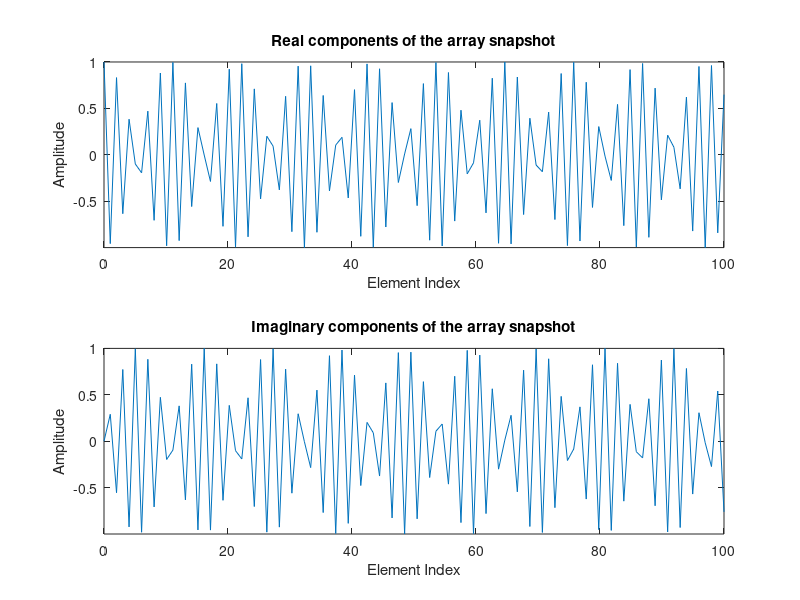
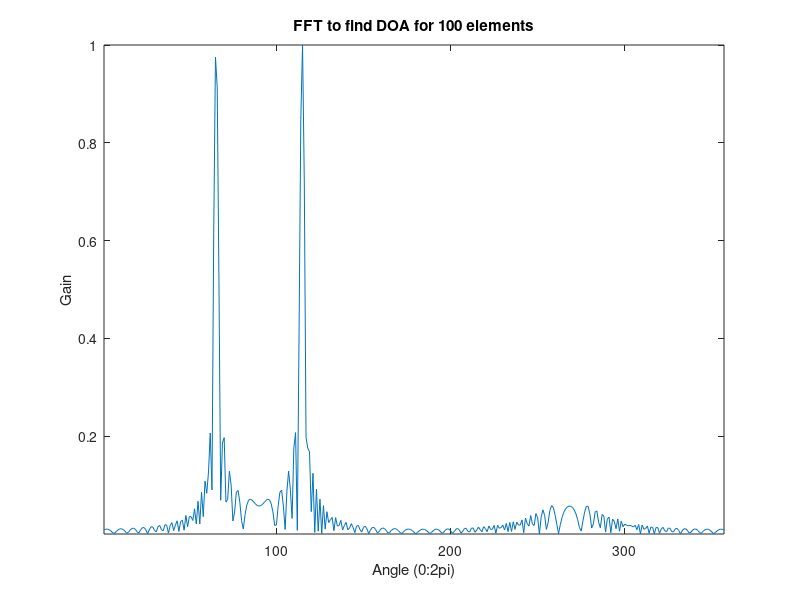
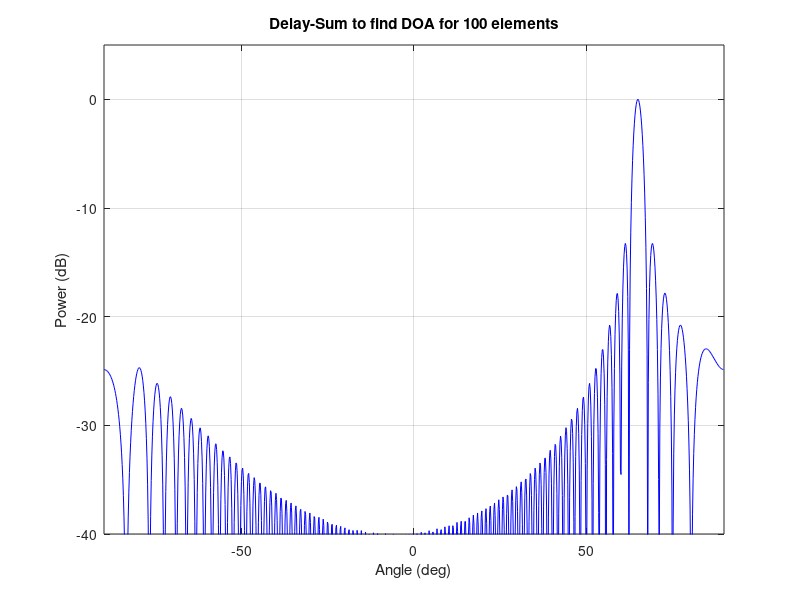
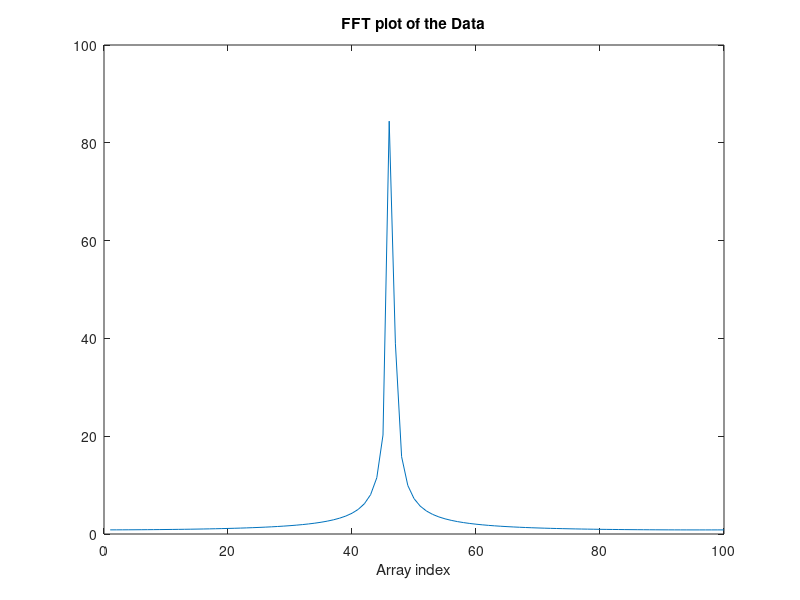

MATLAB code for these plots, in order:
clear all;
close all;
clc;

%% Read the '3.csv' file

data = csvread('3.csv');
real_data = real(data); %read real data
imag_data = imag(data); %read imaginary data
t = linspace(0,100,100);

%% Plot the real and imaginary components of the array snapshot
figure(1);
subplot (2,1,1);
plot(t,real_data);  axis tight;
xlabel('Element Index'); ylabel('Amplitude');
set(gca,'YDir','normal')
title('Real components of the array snapshot');
subplot (2,1,2);
plot(t,imag_data), axis tight;
xlabel('Element Index'); ylabel('Amplitude');
set(gca,'YDir','normal')
title('Imaginary components of the array snapshot');

%% (b) Using FFT to find the direction of arrival (DoA) of the signal from the array snapshot.

f = 2000;
c = 340;
lambda = c/f;      % Incoming Signal Wavelength in (m).
M = data; % Number of Array Elements.
d = lambda/2;    % Element Spacing.
No_of_elements = 100;
n = (1:No_of_elements).'; %ULA
%change the phi as per the source angle
% phi = 46; %source angle
% 
% figure(2);
% K= 100;                          %fft length
% S1= abs(fftshift(fft(M,K))).^2;  %beamformed spectrum
% plot(S1/max(S1));                %plot normalized spectrum
% xlabel('Array index');
% title('Direction of Arrival');


fft_data=fft(data);
figure(8);
plot(abs(fft_data));
xlabel('Array index');
title('FFT plot of the Data')

o = ((46*lambda)/(100*d));
Phi_fft = asind(o);
% figure(10);
% plot(Phi_fft);                %plot normalized spectrum
% xlabel('Array index'); ylabel('Gain');
% title('Direction of Arrival');

% z = exp(1j*2*180*d*K*sin(Phi_fft)/lambda); %steering vector
% figure(11);
% plot(z);


%% Array Pattern
% Define the angle grid.
phi_search = -pi:1.01*pi/180:pi;  %DOAs to search
% phi_search = -pi/2:1*pi/180:pi/2;  %DOAs to search
S2 = zeros(1,length(phi_search)); %preallocate array pattern
for i = 1:length(phi_search)
    v = exp(1j*2*pi*d*n*sin(phi_search(i))/lambda); %steering vector
    S2(i) = abs(M*v);                %spectrum
end
figure(3);
plot(S2/max(S2)); axis tight;         %plot normalized spectrum
xlabel('Angle (0:2pi)')
ylabel('Gain')
set(gca,'YDir','normal')
title('FFT to find DOA for 100 elements');

%% Use the Delay-Sum method to find the direction of arrival (DoA) of the signal from the array snapshot.

phi_taskb = 65;
N_fft = 1024;
C1 = zeros(length(No_of_elements),N_fft);
% Define the angle grid.
angle = -90:180/N_fft:90-1/N_fft;  % Create N_fft angle samples between -90 to 90 deg.

for m=1:length(No_of_elements)
    u_s = (d/lambda)*sin(phi_taskb*pi/180);
    c_mf = exp(-1i*2*pi*u_s*(0:No_of_elements(m)-1).')/sqrt(No_of_elements(m));
    for k=1:N_fft
        u = (d/lambda)*sin(angle(k)*pi/180);
        v = exp(-1i*2*pi*u*(0:No_of_elements(m)-1)')/sqrt(No_of_elements(m)); % Azimuth Scanning Steering Vector.
        C1(m,k)= c_mf'*v;
    end
end

figure(4);
plot(angle,10*log10(abs(C1(1,:)).^2),'b');
title('Delay-Sum to find DOA for 100 elements');
xlabel('Angle (deg)'); ylabel('Power (dB)');
xlim([-90 90]); ylim([-40 5]);
grid on;